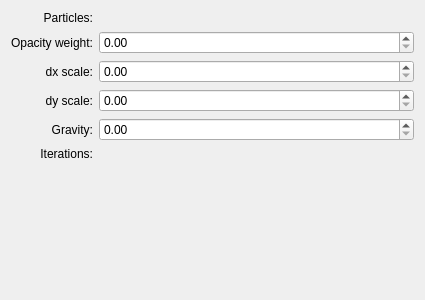
<?xml version="1.0" encoding="utf-8"?>
<ui version="4.0">
 <author>
    SPDX-FileCopyrightText: none
    SPDX-License-Identifier: GPL-3.0-or-later
  </author>
 <class>WdgParticleOptions</class>
 <widget class="QWidget" name="WdgParticleOptions">
  <property name="geometry">
   <rect>
    <x>0</x>
    <y>0</y>
    <width>425</width>
    <height>300</height>
   </rect>
  </property>
  <property name="sizePolicy">
   <sizepolicy hsizetype="Preferred" vsizetype="Preferred">
    <horstretch>210</horstretch>
    <verstretch>60</verstretch>
   </sizepolicy>
  </property>
  <property name="minimumSize">
   <size>
    <width>425</width>
    <height>300</height>
   </size>
  </property>
  <layout class="QVBoxLayout" name="verticalLayout">
   <item>
    <layout class="QGridLayout" name="gridLayout">
     <item column="0" row="0">
      <widget class="QLabel" name="particlesLbl">
       <property name="sizePolicy">
        <sizepolicy hsizetype="Preferred" vsizetype="Preferred">
         <horstretch>0</horstretch>
         <verstretch>0</verstretch>
        </sizepolicy>
       </property>
       <property name="minimumSize">
        <size>
         <width>56</width>
         <height>0</height>
        </size>
       </property>
       <property name="text">
        <string>Particles:</string>
       </property>
       <property name="alignment">
        <set>Qt::AlignRight|Qt::AlignTrailing|Qt::AlignVCenter</set>
       </property>
      </widget>
     </item>
     <item column="1" row="0">
      <widget class="KisSliderSpinBox" name="particleSpinBox">
       <property name="sizePolicy">
        <sizepolicy hsizetype="Minimum" vsizetype="Fixed">
         <horstretch>0</horstretch>
         <verstretch>0</verstretch>
        </sizepolicy>
       </property>
      </widget>
     </item>
     <item column="0" row="1">
      <widget class="QLabel" name="opacity">
       <property name="sizePolicy">
        <sizepolicy hsizetype="Preferred" vsizetype="Preferred">
         <horstretch>0</horstretch>
         <verstretch>0</verstretch>
        </sizepolicy>
       </property>
       <property name="minimumSize">
        <size>
         <width>56</width>
         <height>0</height>
        </size>
       </property>
       <property name="text">
        <string>Opacity weight:</string>
       </property>
       <property name="alignment">
        <set>Qt::AlignRight|Qt::AlignTrailing|Qt::AlignVCenter</set>
       </property>
      </widget>
     </item>
     <item column="1" row="1">
      <widget class="KisDoubleSliderSpinBox" name="weightSPBox">
       <property name="sizePolicy">
        <sizepolicy hsizetype="Expanding" vsizetype="Fixed">
         <horstretch>0</horstretch>
         <verstretch>0</verstretch>
        </sizepolicy>
       </property>
      </widget>
     </item>
     <item column="1" row="2">
      <widget class="KisDoubleSliderSpinBox" name="dxSPBox"/>
     </item>
     <item column="1" row="4">
      <widget class="KisDoubleSliderSpinBox" name="gravSPBox"/>
     </item>
     <item column="1" row="3">
      <widget class="KisDoubleSliderSpinBox" name="dySPBox"/>
     </item>
     <item column="0" row="5">
      <widget class="QLabel" name="radiusLabel_5">
       <property name="text">
        <string>Iterations:</string>
       </property>
       <property name="alignment">
        <set>Qt::AlignRight|Qt::AlignTrailing|Qt::AlignVCenter</set>
       </property>
      </widget>
     </item>
     <item column="0" row="4">
      <widget class="QLabel" name="radiusLabel_2">
       <property name="text">
        <string>Gravity:</string>
       </property>
       <property name="alignment">
        <set>Qt::AlignRight|Qt::AlignTrailing|Qt::AlignVCenter</set>
       </property>
      </widget>
     </item>
     <item column="1" row="5">
      <widget class="KisSliderSpinBox" name="itersSPBox"/>
     </item>
     <item column="0" row="2">
      <widget class="QLabel" name="radiusLabel_3">
       <property name="text">
        <string>dx scale:</string>
       </property>
       <property name="alignment">
        <set>Qt::AlignRight|Qt::AlignTrailing|Qt::AlignVCenter</set>
       </property>
      </widget>
     </item>
     <item column="0" row="3">
      <widget class="QLabel" name="radiusLabel_4">
       <property name="text">
        <string>dy scale:</string>
       </property>
       <property name="alignment">
        <set>Qt::AlignRight|Qt::AlignTrailing|Qt::AlignVCenter</set>
       </property>
      </widget>
     </item>
    </layout>
   </item>
   <item>
    <spacer name="verticalSpacer">
     <property name="orientation">
      <enum>Qt::Vertical</enum>
     </property>
     <property name="sizeHint" stdset="0">
      <size>
       <width>20</width>
       <height>40</height>
      </size>
     </property>
    </spacer>
   </item>
  </layout>
 </widget>
 <customwidgets>
  <customwidget>
   <class>KisDoubleSliderSpinBox</class>
   <extends>QDoubleSpinBox</extends>
   <header>kis_slider_spin_box.h</header>
   <container>1</container>
  </customwidget>
  <customwidget>
   <class>KisSliderSpinBox</class>
   <extends>QWidget</extends>
   <header>kis_slider_spin_box.h</header>
   <container>1</container>
  </customwidget>
 </customwidgets>
 <resources/>
 <connections/>
</ui>
